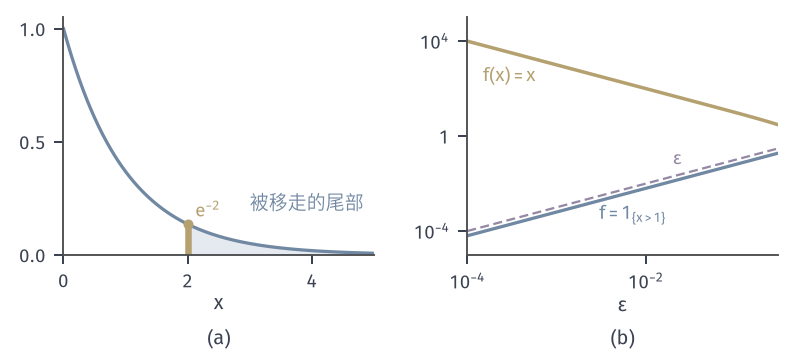

This figure's Python source:
from pathlib import Path
import sys
HERE = Path(__file__).resolve().parent
sys.path.insert(0, str(HERE.parent/"mcerr-common"))
from mcerr_fig import *
# (a) Exp(1) density (blue) and the law of the clipped generator min(X, 2): same density on [0,2) plus an atom of
#     mass e^{-2} at x = 2 (yellow bar, height = mass); the tail mass removed from (2, inf) is shaded light blue.
#     d_TV = e^{-2}.
# (b) Perturbed law (1-eps) Exp(1) + eps delta_c with c = 1/eps^2; d_TV <= eps.  Absolute bias for the bounded
#     f = 1{x > 1}: eps(1 - e^{-1}) (blue); for f(x) = x: eps(c - 1) = 1/eps - eps (yellow); reference line eps (purple dashed).
fig, (a, b) = figure(width_mm=112, height_mm=50, ncols=2)
panel(fig, left=.08, right=.98, bottom=.28, top=.95, wspace=.3)
x = np.linspace(0, 5, 400)
a.fill_between(x[x >= 2], 0, np.exp(-x[x >= 2]), color=BLUE_FILL, lw=0)
a.plot(x, np.exp(-x), color=BLUE, lw=1.3)
m = math.exp(-2); a.plot([2, 2], [0, m], color=YELLOW, lw=2.6, solid_capstyle='butt'); dot(a, 2, m, YELLOW, ms=4)
lab(a, 2.12, m+.03, r'$\mathrm{e}^{-2}$', YELLOW); lab(a, 3.0, .2, '被移走的尾部', BLUE)
a.set_xlim(0, 5); a.set_ylim(0, 1.05); a.set_xticks([0, 2, 4]); a.set_yticks([0, .5, 1]); axlab(a, '$x$')
e = np.logspace(-4, -.5, 100)
b.loglog(e, e*(1-math.exp(-1)), color=BLUE, lw=1.3)
b.loglog(e, 1/e - e, color=YELLOW, lw=1.4)
b.loglog(e, e, color=PURPLE, lw=.9, ls=DASH)
lab(b, 1.5e-4, 2e2, '$f(x)=x$', YELLOW); lab(b, 3e-3, 3e-4, r'$f=\mathbf{1}_{\{x>1\}}$', BLUE); lab(b, 2e-2, 6e-2, r'$\varepsilon$', PURPLE)
b.set_xlim(1e-4, .3); b.set_ylim(1e-5, 1e5); logticks(b, [-4, -2], 'x'); logticks(b, [-4, 0, 4], 'y'); axlab(b, r'$\varepsilon$')
tags(fig, (a, b))
save(fig, HERE, 'figure', {'atom_mass': m})
